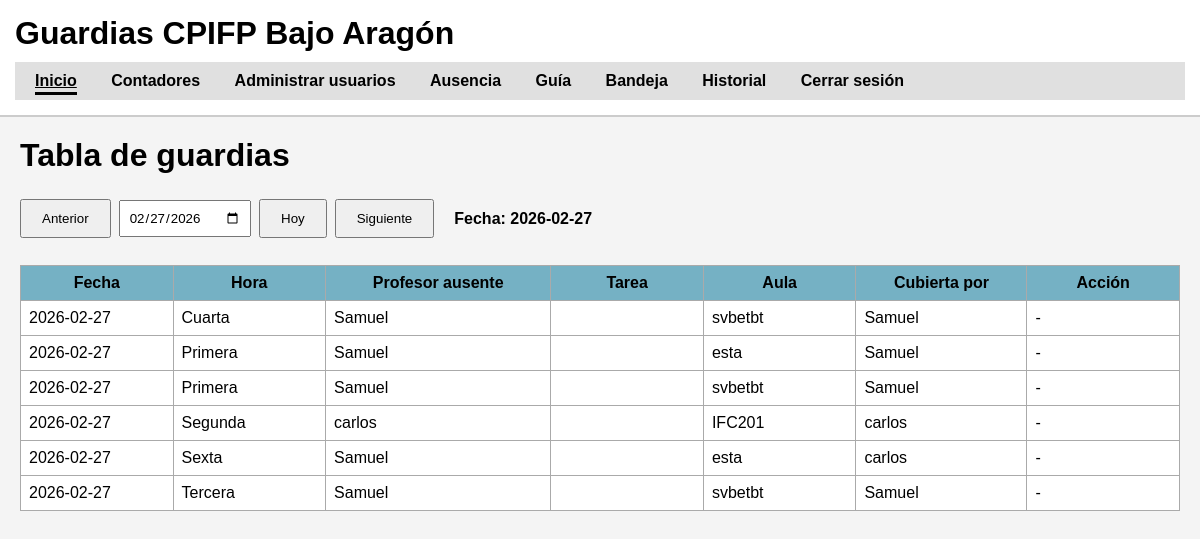
Page /inicio.php on the committed database.
### tables this page shows
CREATE TABLE `guardias_realizadas` (
  `id` int(11) NOT NULL,
  `id_ausencia` int(11) NOT NULL,
  `id_usuario` int(11) NOT NULL,
  `fecha` date NOT NULL,
  `hora` varchar(10) NOT NULL,
  `tarea` varchar(255) NOT NULL
);

CREATE TABLE `ausencia` (
  `id_ausencia` int(11) NOT NULL,
  `motivo` varchar(100) DEFAULT NULL,
  `tipo` varchar(50) DEFAULT NULL,
  `justificante` varchar(255) DEFAULT NULL,
  `tarea` varchar(255) DEFAULT NULL,
  `id_usuario` int(11) NOT NULL,
  `id_horario` int(11) DEFAULT NULL,
  `estado` varchar(20) DEFAULT 'pendiente',
  `fecha` date DEFAULT NULL,
  `horas` varchar(50) DEFAULT NULL,
  `aula` varchar(11) NOT NULL
);

CREATE TABLE `usuario` (
  `id_usuario` int(11) NOT NULL,
  `dni` varchar(15) NOT NULL,
  `nombre` varchar(50) NOT NULL,
  `apellido` varchar(50) NOT NULL,
  `correo` varchar(100) NOT NULL,
  `contraseña` varchar(255) NOT NULL,
  `rol` varchar(30) NOT NULL,
  `familia` varchar(50) DEFAULT NULL
);

### inicio.php (the view, shortened to what this page needs)
<?php
require_once "conexion.php";
$selected_date = isset($_GET['date']) ? $_GET['date'] : date('Y-m-d');
$date_esc = $conexion->real_escape_string($selected_date);
$sql = "SELECT a.id_ausencia, a.fecha, a.horas, a.tarea, a.aula,
                             u.nombre AS profesor,
                             gr.id_usuario AS id_cubierto,
                             u2.nombre AS cubierto_por
                FROM ausencia a
                JOIN usuario u ON a.id_usuario = u.id_usuario
                LEFT JOIN guardias_realizadas gr ON a.id_ausencia = gr.id_ausencia
                LEFT JOIN usuario u2 ON gr.id_usuario = u2.id_usuario
                WHERE a.estado = 'aceptado'
                    AND DATE(a.fecha) = '" . $date_esc . "'
                ORDER BY a.fecha, a.horas";
$result = $conexion->query($sql);
?>
<!DOCTYPE html>
<html lang="es">
<head>
    <link rel="stylesheet" href="style.css">
</head>
<body>
<header>
    <h1>Guardias CPIFP Bajo Aragón</h1>
    <nav class="nav">
        <?php $current = basename($_SERVER['PHP_SELF']); ?>
        <a href="inicio.php" <?php if($current=='inicio.php') echo 'class="active"'; ?>>Inicio</a>
        <a href="contador_guardias.php" <?php if($current=='contador_guardias.php') echo 'class="active"'; ?>>Contadores</a>
        <a href="Admin_usuarios/usuarios.php" <?php if($current=='usuarios.php') echo 'class="active"'; ?>>Administrar usuarios</a>
        <a href="Ausencia/ausencia.php" <?php if($current=='ausencia.php') echo 'class="active"'; ?>>Ausencia</a>
        <a href="guia.html" <?php if($current=='guia.html') echo 'class="active"'; ?>>Guía</a>
        <a href="bandeja/admin_ausencias.php" <?php if($current=='admin_ausencias.php') echo 'class="active"'; ?>>Bandeja</a>
        <a href="historial/historial_ausencias.php" <?php if($current=='historial_ausencias.php') echo 'class="active"'; ?>>Historial</a>
        <a href="cerrar.php" <?php if($current=='cerrar.php') echo 'class="active"'; ?>>Cerrar sesión</a>
        <span class="nav-indicator"></span>
    </nav>
</header>
<main>
    <h1>Tabla de guardias</h1>
    <div class="date-nav" style="margin-bottom:12px; display:flex; align-items:center; gap:8px;">
        <form method="get" action="inicio.php" style="display:inline;">
            <button type="submit" name="date" value="<?= date('Y-m-d', strtotime($selected_date . ' -1 day')) ?>">Anterior</button>
        </form>
        <form method="get" action="inicio.php" style="display:inline;">
            <input type="date" name="date" value="<?= $selected_date ?>" onchange="this.form.submit()" />
        </form>
        <form method="get" action="inicio.php" style="display:inline;">
            <button type="submit" name="date" value="<?= date('Y-m-d') ?>">Hoy</button>
        </form>
        <form method="get" action="inicio.php" style="display:inline;">
            <button type="submit" name="date" value="<?= date('Y-m-d', strtotime($selected_date . ' +1 day')) ?>">Siguiente</button>
        </form>
        <span style="margin-left:12px; font-weight:600;">Fecha: <?= $selected_date ?></span>
    </div>
    <section class="section active">
   <table>
    <thead>
        <tr>
            <th>Fecha</th>
            <th>Hora</th>
            <th>Profesor ausente</th>
            <th>Tarea</th>
            <th>Aula</th>
            <th>Cubierta por</th>
            <th>Acción</th>
        </tr>
    </thead>
    <tbody>
    <?php if ($result->num_rows > 0): ?>
        <?php while ($row = $result->fetch_assoc()): ?>
            <tr>
                <td><?= $row['fecha'] ?></td>
                <td><?= $row['horas'] ?></td>
                <td><?= $row['profesor'] ?></td>
                <td><?= $row['tarea'] ?></td>
                <td><?= $row['aula'] ?></td>
                <td><?= $row['cubierto_por'] ?? '-' ?></td>
                <td>
                    <?php if(!$row['cubierto_por']): ?>
                    <form action="apuntarse_guardia.php" method="POST">
                        <input type="hidden" name="id_ausencia" value="<?= $row['id_ausencia'] ?>">
                        <input type="hidden" name="fecha" value="<?= $row['fecha'] ?>">
                        <input type="hidden" name="hora" value="<?= $row['horas'] ?>">
                        <input type="hidden" name="tarea" value="<?= $row['tarea'] ?>">
                        <button type="submit">Apuntarme</button>
                    </form>
                    <?php else: ?>
                        -
                    <?php endif; ?>
                </td>
            </tr>
        <?php endwhile; ?>
    <?php else: ?>
        <tr>
            <td colspan="7">No hay guardias disponibles</td>
        </tr>
    <?php endif; ?>
    </tbody>
</table>
    </section>
</main>
</body>
</html>

### style.css (style rules this page uses)
* { box-sizing: border-box; font-family: Arial, sans-serif; }
body { margin: 0; background: #f4f4f4; }
header { background: white; padding: 15px; border-bottom: 2px solid #ccc; }
h1 { margin: 0 0 10px; }
nav a { margin-right: 20px; text-decoration: none; color: black; font-weight: bold; }
nav a.active { text-decoration: underline; }
main { padding: 20px; }
.section { display: none; }
.section.active { display: block; }
table { width: 100%; border-collapse: collapse; background: white; }
th { background: #75b1c4; padding: 8px; border: 1px solid #aaa; }
td { border: 1px solid #aaa; padding: 8px; min-width: 100px; }
form input, form button { padding: 8px; margin: 5px 0; }
form button { padding: 10px 20px; margin: 15px 0; }
.nav { position: relative; background: #e0e0e0; padding: 10px 20px; }
.nav a { margin-right: 30px; text-decoration: none; color: black; font-weight: bold; position: relative; }
.nav-indicator { position: absolute; bottom: 5px; height: 3px; background: black; transition: all 0.3s ease; }

### rows in the picture
guardias_realizadas: id_ausencia.fecha "2026-02-27", id_ausencia.horas "Cuarta", id_usuario.nombre "Samuel", id_ausencia.aula "svbetbt"
guardias_realizadas: id_ausencia.fecha "2026-02-27", id_ausencia.horas "Primera", id_usuario.nombre "Samuel", id_ausencia.aula "esta"
guardias_realizadas: id_ausencia.fecha "2026-02-27", id_ausencia.horas "Primera", id_usuario.nombre "Samuel", id_ausencia.aula "svbetbt"
guardias_realizadas: id_ausencia.fecha "2026-02-27", id_ausencia.horas "Segunda", id_usuario.nombre "carlos", id_ausencia.aula "IFC201"
guardias_realizadas: id_ausencia.fecha "2026-02-27", id_ausencia.horas "Sexta", usuario.nombre "Samuel", id_ausencia.aula "esta", id_usuario.nombre "carlos"
guardias_realizadas: id_ausencia.fecha "2026-02-27", id_ausencia.horas "Tercera", id_usuario.nombre "Samuel", id_ausencia.aula "svbetbt"

### other values in the picture
$selected_date "2026-02-27"
